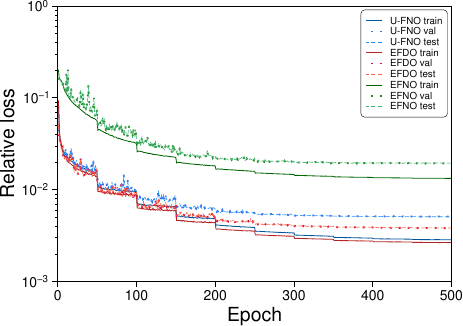

Reproduce this figure in Python.
import pygmt

# Set file and directory paths
dir_path = "./"
out_pdf_png = f"{dir_path}Figure7_py"

# some figure configurations
pygmt.config(MAP_GRID_PEN="0.05p,DARKGRAY")
pygmt.config(FONT_ANNOT_PRIMARY="10p,Helvetica,black")
pygmt.config(FONT_LABEL="14p,Helvetica,black")
pygmt.config(MAP_FRAME_PEN="0.6p,black")

fig = pygmt.Figure()

# setup basemap
fig.basemap(
    region=[0, 500, 0.001, 1],
    projection="X10c/7cl",
    frame=["WSrt", "xa100+lEpoch", "ya1f3p+lRelative loss"]
)

# plot data
# U-FNO
fig.plot(data=f"{dir_path}data1_train.txt", pen="0.6p,0/83/156", label="U-FNO train")
fig.plot(data=f"{dir_path}data1_val.txt", pen="1.3p,65/105/225,.", label="U-FNO val")
fig.plot(data=f"{dir_path}data1_test.txt", pen="0.4p,30/144/255,--", label="U-FNO test")

# EFDO
fig.plot(data=f"{dir_path}data2_train.txt", pen="0.6p,178/34/34", label="EFDO train")
fig.plot(data=f"{dir_path}data2_val.txt", pen="1.3p,220/20/60,.", label="EFDO val")
fig.plot(data=f"{dir_path}data2_test.txt", pen="0.4p,255/99/71,--", label="EFDO test")

# EFNO
fig.plot(data=f"{dir_path}data3_train.txt", pen="0.6p,0/100/0", label="EFNO train")
fig.plot(data=f"{dir_path}data3_val.txt", pen="1.3p,34/139/34,.", label="EFNO val")
fig.plot(data=f"{dir_path}data3_test.txt", pen="0.4p,60/179/113,--", label="EFNO test")

# add lengend
pygmt.config(FONT="7p,Helvetica,black")
pygmt.config(MAP_FRAME_PEN="0.3p,black")
fig.legend(
    position="jTR+w2.2c+o0.1c/0.1c",
    box="+p0.3p+r0.1c+gwhite"
)

# Save the figure to a PDF and PNG file
fig.savefig(f"{out_pdf_png}.pdf")
fig.savefig(f"{out_pdf_png}.png")